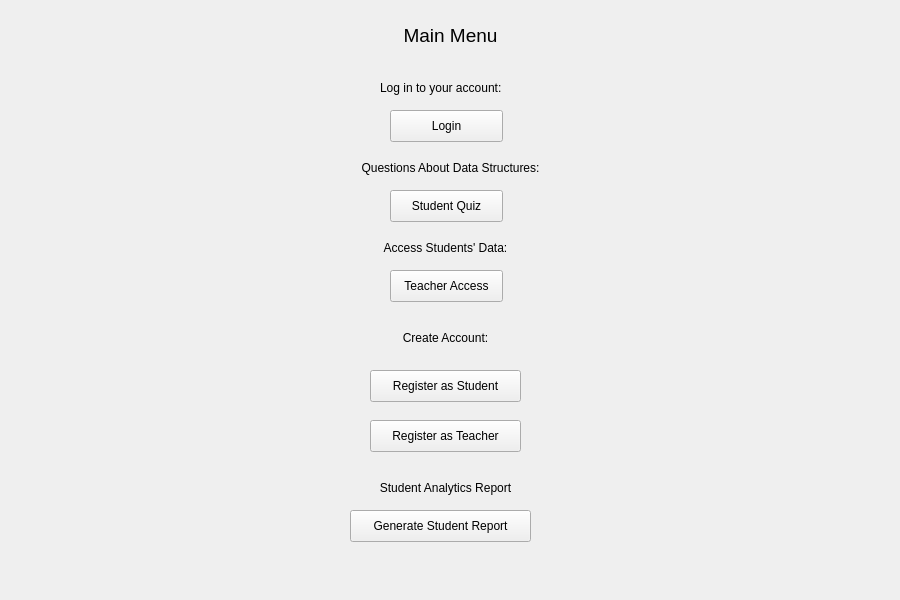
<?xml version="1.0" encoding="UTF-8"?>
<ui version="4.0">
 <class>Client</class>
 <widget class="QMainWindow" name="Client">
  <property name="geometry">
   <rect>
    <x>0</x>
    <y>0</y>
    <width>900</width>
    <height>600</height>
   </rect>
  </property>
  <property name="sizePolicy">
   <sizepolicy hsizetype="MinimumExpanding" vsizetype="MinimumExpanding">
    <horstretch>0</horstretch>
    <verstretch>0</verstretch>
   </sizepolicy>
  </property>
  <property name="windowTitle">
   <string>View</string>
  </property>
  <widget class="QWidget" name="centralWidget">
   <widget class="QPushButton" name="pushButton">
    <property name="geometry">
     <rect>
      <x>390</x>
      <y>110</y>
      <width>113</width>
      <height>32</height>
     </rect>
    </property>
    <property name="text">
     <string>Login</string>
    </property>
   </widget>
   <widget class="QPushButton" name="pushButton_2">
    <property name="geometry">
     <rect>
      <x>390</x>
      <y>190</y>
      <width>113</width>
      <height>32</height>
     </rect>
    </property>
    <property name="text">
     <string>Student Quiz</string>
    </property>
   </widget>
   <widget class="QPushButton" name="pushButton_3">
    <property name="geometry">
     <rect>
      <x>390</x>
      <y>270</y>
      <width>113</width>
      <height>32</height>
     </rect>
    </property>
    <property name="text">
     <string>Teacher Access</string>
    </property>
   </widget>
   <widget class="QPushButton" name="pushButton_4">
    <property name="geometry">
     <rect>
      <x>370</x>
      <y>370</y>
      <width>151</width>
      <height>32</height>
     </rect>
    </property>
    <property name="text">
     <string>Register as Student</string>
    </property>
   </widget>
   <widget class="QPushButton" name="pushButton_5">
    <property name="geometry">
     <rect>
      <x>370</x>
      <y>420</y>
      <width>151</width>
      <height>32</height>
     </rect>
    </property>
    <property name="text">
     <string>Register as Teacher</string>
    </property>
   </widget>
   <widget class="QLabel" name="label">
    <property name="geometry">
     <rect>
      <x>360</x>
      <y>10</y>
      <width>181</width>
      <height>51</height>
     </rect>
    </property>
    <property name="font">
     <font>
      <pointsize>14</pointsize>
     </font>
    </property>
    <property name="text">
     <string>Main Menu</string>
    </property>
    <property name="alignment">
     <set>Qt::AlignCenter</set>
    </property>
   </widget>
   <widget class="QLabel" name="label_2">
    <property name="geometry">
     <rect>
      <x>380</x>
      <y>80</y>
      <width>141</width>
      <height>16</height>
     </rect>
    </property>
    <property name="text">
     <string>Log in to your account:</string>
    </property>
   </widget>
   <widget class="QLabel" name="label_3">
    <property name="geometry">
     <rect>
      <x>390</x>
      <y>330</y>
      <width>111</width>
      <height>16</height>
     </rect>
    </property>
    <property name="text">
     <string>Create Account:</string>
    </property>
    <property name="alignment">
     <set>Qt::AlignCenter</set>
    </property>
   </widget>
   <widget class="QLabel" name="label_4">
    <property name="geometry">
     <rect>
      <x>370</x>
      <y>240</y>
      <width>151</width>
      <height>16</height>
     </rect>
    </property>
    <property name="text">
     <string>Access Students' Data:</string>
    </property>
    <property name="alignment">
     <set>Qt::AlignCenter</set>
    </property>
   </widget>
   <widget class="QLabel" name="label_5">
    <property name="geometry">
     <rect>
      <x>340</x>
      <y>160</y>
      <width>221</width>
      <height>16</height>
     </rect>
    </property>
    <property name="text">
     <string>Questions About Data Structures:</string>
    </property>
    <property name="alignment">
     <set>Qt::AlignCenter</set>
    </property>
   </widget>
   <widget class="QLabel" name="label_6">
    <property name="geometry">
     <rect>
      <x>360</x>
      <y>480</y>
      <width>171</width>
      <height>16</height>
     </rect>
    </property>
    <property name="text">
     <string>Student Analytics Report</string>
    </property>
    <property name="alignment">
     <set>Qt::AlignCenter</set>
    </property>
   </widget>
   <widget class="QPushButton" name="pushButton_7">
    <property name="geometry">
     <rect>
      <x>350</x>
      <y>510</y>
      <width>181</width>
      <height>32</height>
     </rect>
    </property>
    <property name="text">
     <string>Generate Student Report</string>
    </property>
   </widget>
   <zorder>label</zorder>
   <zorder>pushButton</zorder>
   <zorder>pushButton_2</zorder>
   <zorder>pushButton_3</zorder>
   <zorder>pushButton_4</zorder>
   <zorder>pushButton_5</zorder>
   <zorder>label_2</zorder>
   <zorder>label_3</zorder>
   <zorder>label_4</zorder>
   <zorder>label_5</zorder>
   <zorder>label_6</zorder>
   <zorder>pushButton_7</zorder>
  </widget>
 </widget>
 <layoutdefault spacing="6" margin="11"/>
 <resources/>
 <connections/>
</ui>
